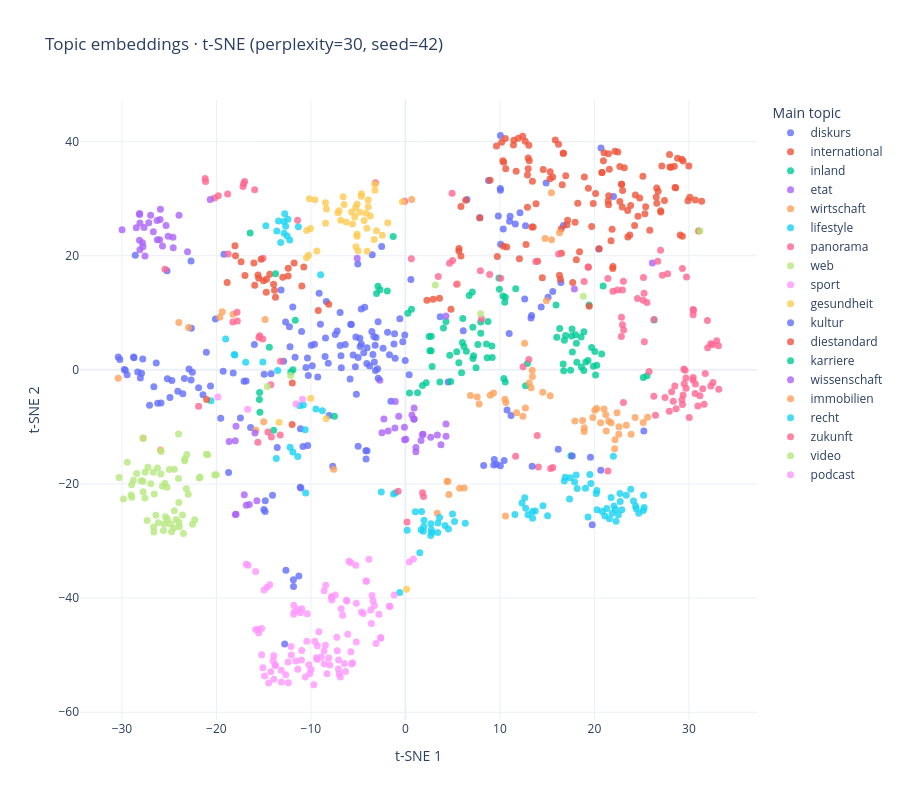

Notebook code for this chart:
### Markdown cell above
## 3. Plot and save

Output:

- `plots/topic_embeddings_tsne.html`: interactive plot that can be opened in a browser.

### Code cell
fig = px.scatter(
    projection_df,
    x="TSNE_1", y="TSNE_2", color="Topic_1",
    hover_name="Topic_path",
    hover_data={"Topic_Id": False, "Topic_1": False, "TSNE_1": False, "TSNE_2": False},
    title=f"Topic embeddings · t-SNE (perplexity={PERPLEXITY}, seed={RANDOM_STATE})",
    labels={"Topic_1": "Main topic", "TSNE_1": "t-SNE 1", "TSNE_2": "t-SNE 2"},
    template="plotly_white",
    height=800,
)
fig.update_traces(marker=dict(size=7, opacity=0.8))
fig.update_layout(legend_title_text="Main topic")
PLOT_DIR.mkdir(parents=True, exist_ok=True)
# projection_df.to_csv(DATA_DIR / "topic_embeddings_tsne.csv", index=False)
fig.write_html(PLOT_DIR / "topic_embeddings_tsne.html", include_plotlyjs=True)
fig.show()
